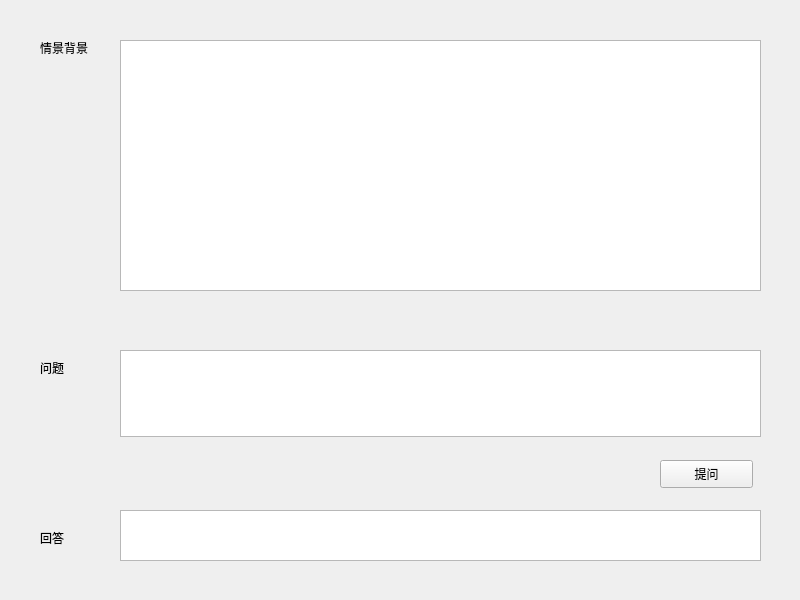
<?xml version="1.0" encoding="UTF-8"?>
<ui version="4.0">
 <class>MainWindow</class>
 <widget class="QMainWindow" name="MainWindow">
  <property name="geometry">
   <rect>
    <x>0</x>
    <y>0</y>
    <width>800</width>
    <height>600</height>
   </rect>
  </property>
  <property name="windowTitle">
   <string>MainWindow</string>
  </property>
  <widget class="QWidget" name="centralwidget">
   <widget class="QLabel" name="label">
    <property name="geometry">
     <rect>
      <x>40</x>
      <y>40</y>
      <width>72</width>
      <height>15</height>
     </rect>
    </property>
    <property name="text">
     <string>情景背景</string>
    </property>
   </widget>
   <widget class="QTextEdit" name="textEdit">
    <property name="geometry">
     <rect>
      <x>120</x>
      <y>40</y>
      <width>641</width>
      <height>251</height>
     </rect>
    </property>
   </widget>
   <widget class="QLabel" name="label_2">
    <property name="geometry">
     <rect>
      <x>40</x>
      <y>360</y>
      <width>72</width>
      <height>15</height>
     </rect>
    </property>
    <property name="text">
     <string>问题</string>
    </property>
   </widget>
   <widget class="QTextEdit" name="textEdit_2">
    <property name="geometry">
     <rect>
      <x>120</x>
      <y>350</y>
      <width>641</width>
      <height>87</height>
     </rect>
    </property>
   </widget>
   <widget class="QLabel" name="label_3">
    <property name="geometry">
     <rect>
      <x>40</x>
      <y>530</y>
      <width>72</width>
      <height>15</height>
     </rect>
    </property>
    <property name="text">
     <string>回答</string>
    </property>
   </widget>
   <widget class="QTextBrowser" name="textBrowser">
    <property name="geometry">
     <rect>
      <x>120</x>
      <y>510</y>
      <width>641</width>
      <height>51</height>
     </rect>
    </property>
   </widget>
   <widget class="QPushButton" name="pushButton">
    <property name="geometry">
     <rect>
      <x>660</x>
      <y>460</y>
      <width>93</width>
      <height>28</height>
     </rect>
    </property>
    <property name="text">
     <string>提问</string>
    </property>
   </widget>
  </widget>
 </widget>
 <resources/>
 <connections/>
</ui>
